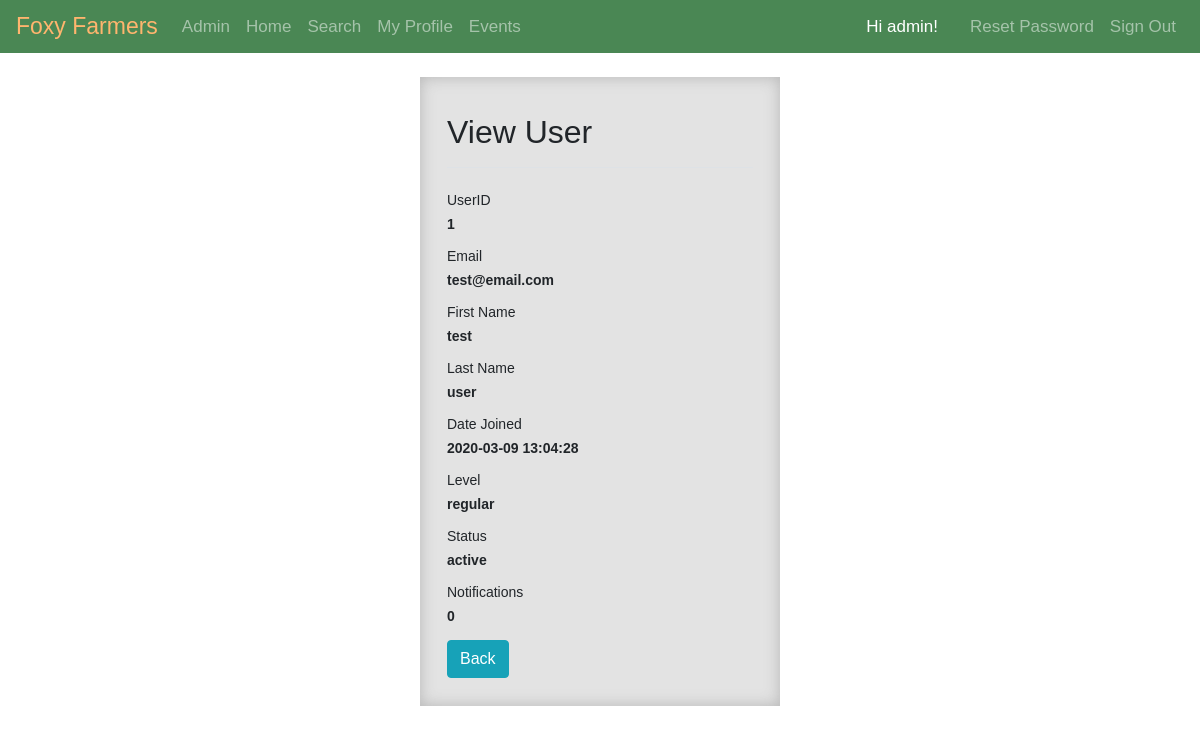
The app's page /pages/admin/user-read.php?userID=1 (signed in) with its own data.
### tables this page shows
CREATE TABLE user (
  userID INT NOT NULL,
  firstName VARCHAR(128) NOT NULL,
  lastName VARCHAR(128) NOT NULL,
  email VARCHAR(128) NOT NULL UNIQUE,
  password VARCHAR(256) NOT NULL,
  dateJoined DATETIME NULL DEFAULT CURRENT_TIMESTAMP, 
  accessLevel ENUM("regular", "premium", "admin") NULL DEFAULT "regular",
  status ENUM("active", "banned", "suspended") NULL DEFAULT "active",
  notifications INT NULL DEFAULT 0
);

### pages/admin/user-read.php (the view, shortened to what this page needs)
<?php
require_once "../../utilities/config.php";
if(isset($_GET["userID"]) && !empty(trim($_GET["userID"]))){
    $sql = "SELECT * FROM user WHERE userID = ?";
    if($stmt = mysqli_prepare($link, $sql)){
        mysqli_stmt_bind_param($stmt, "i", $param_userID);
        if(mysqli_stmt_execute($stmt)){
            $result = mysqli_stmt_get_result($stmt);
            if(mysqli_num_rows($result) == 1){
                $row = mysqli_fetch_array($result, MYSQLI_ASSOC);
            } else{
                header("location: admin-error.php");
                exit();
            }
        } else{
            echo "Oops! Something went wrong. Please try again later.";
        }
    }
} else{
    header("location: admin-error.php");
    exit();
}
?>
    <div class="wrapper wrapper-admin-narrow admin">
        <div class="container-fluid">
            <div class="row">
                <div class="col-md-12">
                    <div class="pb-2 mt-4 mb-4 border-bottom">
                        <h2>View User</h2>
                    </div>
                    <div class="form-group">
                        <label>UserID</label>
                        <p class="form-control-static"><?php echo '<b>' . $row["userID"] . '</b>' ; ?></p>
                    </div>
                    <div class="form-group">
                        <label>Email</label>
                        <p class="form-control-static"><?php echo '<b>' .  $row["email"] . '</b>'; ?></p>
                    </div>
					<div class="form-group">
                        <label>First Name</label>
                        <p class="form-control-static"><?php echo '<b>' .  $row["firstName"] . '</b>'; ?></p>
                    </div>
					<div class="form-group">
                        <label>Last Name</label>
                        <p class="form-control-static"><?php echo '<b>' .  $row["lastName"] . '</b>'; ?></p>
                    </div>
					<div class="form-group">
                        <label>Date Joined</label>
                        <p class="form-control-static"><?php echo '<b>' .  $row["dateJoined"] . '</b>'; ?></p>
                    </div>
					<div class="form-group">
                        <label>Level</label>
                        <p class="form-control-static"><?php echo '<b>' .  $row["accessLevel"] . '</b>'; ?></p>
                    </div>
					<div class="form-group">
                        <label>Status</label>
                        <p class="form-control-static"><?php echo '<b>' .  $row["status"] . '</b>'; ?></p>
                    </div>
					<div class="form-group">
                        <label>Notifications</label>
                        <p class="form-control-static"><?php echo '<b>' .  $row["notifications"] . '</b>'; ?></p>
                    </div>
                    <p><a href="user-home.php" class="btn btn-info">Back</a></p>
                </div>
            </div>
        </div>
    </div>

### style/style.css (style rules this page uses)
* { -webkit-box-sizing: border-box; -moz-box-sizing: border-box; -ms-box-sizing: border-box; box-sizing: border-box; }
:root { --main-orange-color: rgb(255,181,110); --main-orange-color-inner-shadow: rgba(202, 126, 54, 0.8); --main-orange-color-outer-shadow: rgba(0, 0, 0, 0.5); --main-green-color: hsl(130, 29%, 41%); --main-admin-color-inner-shadow: rgba(170, 170, 170, 0.8); --main-admin-color-outer-shadow: rgba(255, 255, 255, 0.5); --main-admin-color: hsl(0, 0%, 89%); }
body { font: 14px sans-serif; background-image: url("../images/site-photos/background.png"); background-color: white; background-attachment: fixed; background-position: 50% 50%; }
.wrapper { width: 30%; padding: 1%; margin: 2% auto; background-color: var(--main-orange-color); }
.admin { background-color: var(--main-admin-color); box-shadow: inset 0px 0px 15px 0px var(--main-admin-color-inner-shadow), 0px 0px 5px 0px var(--main-admin-color-outer-shadow); }
.navbar { background-color: var(--main-green-color); }
.navbar .navbar-brand { color: var(--main-orange-color); font-size: 23px; }
.navbar .nav-item { font-size: 17px; }

### records on screen
user: userID "1", email "test@email.com", firstName "test", lastName "user", dateJoined "2020-03-09 13:04:28", accessLevel "regular", status "active", notifications "0"
